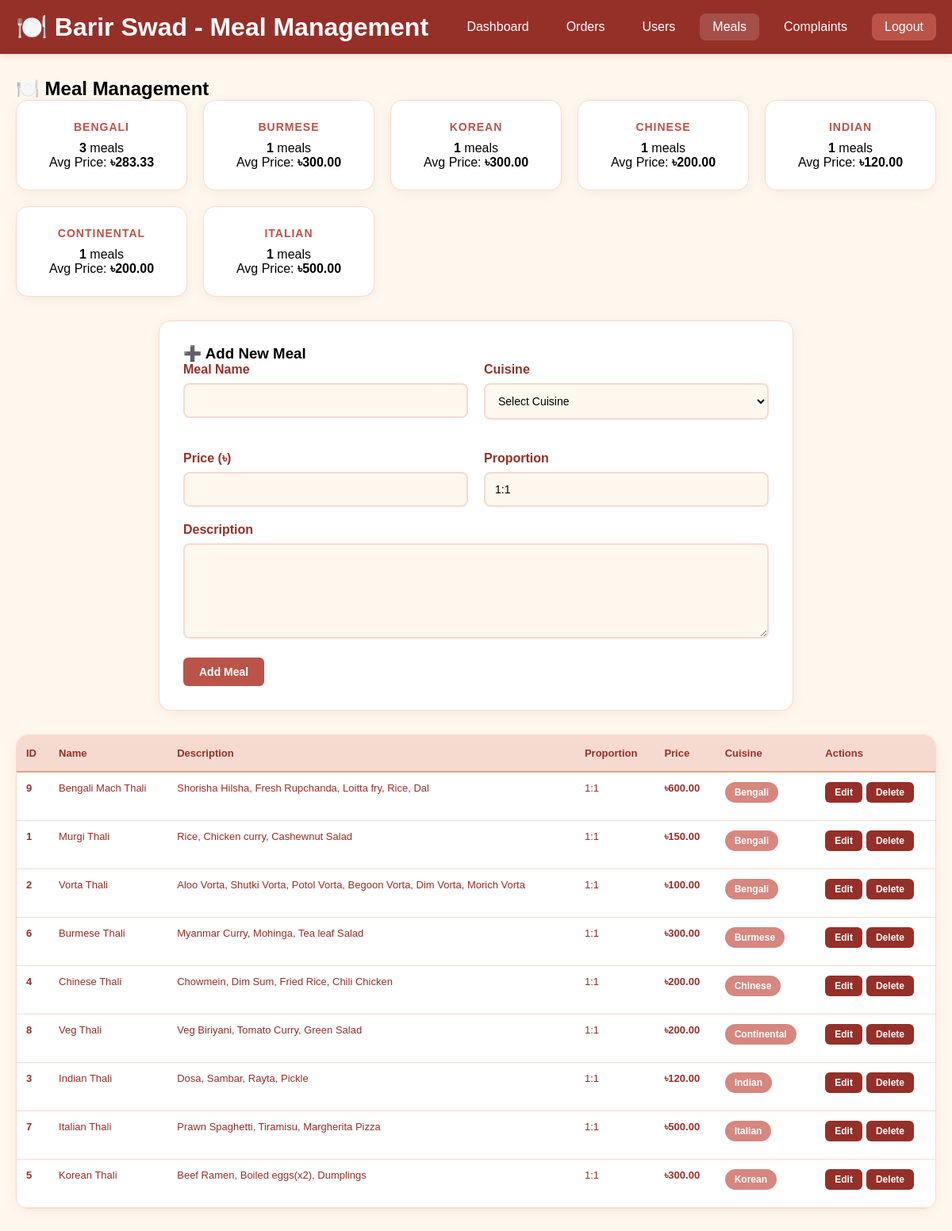
The page /admin_meals.php (signed in) on the database its author committed.
### tables this page shows
CREATE TABLE `meal` (
  `Meal_ID` int(10) NOT NULL,
  `Name` varchar(100) NOT NULL,
  `Description` text NOT NULL,
  `Proportion` varchar(50) NOT NULL,
  `Pricing` decimal(10,2) NOT NULL,
  `Cuisine` varchar(50) NOT NULL,
  `Status` enum('Available','Takes Time','Unavailable') DEFAULT 'Takes Time'
);

### admin_meals.php (the view, shortened to what this page needs)
<?php
require 'dbconnect.php';
$sql = "SELECT * FROM meal ORDER BY Cuisine, Name";
$meals_result = $conn->query($sql);
$cuisine_stats = $conn->query("
    SELECT Cuisine, COUNT(*) as count, AVG(`Pricing`) as avg_price
    FROM meal
    GROUP BY Cuisine
    ORDER BY count DESC
");
?>
<!DOCTYPE html>
<html lang="en">
<head>
    <link rel="stylesheet" href="styles.css">
</head>
<body>
    <header class="admin-header">
        <div class="admin-nav">
            <h1>🍽️ Barir Swad - Meal Management</h1>
            <nav class="nav-links">
                <a href="admin_dash.php">Dashboard</a>
                <a href="admin_orders.php">Orders</a>
                <a href="admin_users.php">Users</a>
                <a href="admin_meals.php" class="active">Meals</a>
                <a href="admin_complaints.php">Complaints</a>
                <a href="admin_logout.php" class="logout-btn">Logout</a>
            </nav>
        </div>
    </header>
    <div class="container">
        <h2>🍽️ Meal Management</h2>
        <div class="stats-cards">
            <?php if ($cuisine_stats->num_rows > 0): ?>
                <?php while($stat = $cuisine_stats->fetch_assoc()): ?>
                    <div class="stat-card">
                        <h3><?= htmlspecialchars($stat['Cuisine']) ?></h3>
                        <p><strong><?= $stat['count'] ?></strong> meals</p>
                        <p>Avg Price: <strong>৳<?= number_format($stat['avg_price'], 2) ?></strong></p>
                    </div>
                <?php endwhile; ?>
            <?php endif; ?>
        </div>
        <div class="add-meal-section">
            <h3>➕ Add New Meal</h3>
            <form method="POST">
                <div class="form-grid">
                    <div class="form-group">
                        <label for="name">Meal Name</label>
                        <input type="text" id="name" name="name" required>
                    </div>
                    <div class="form-group">
                        <label for="cuisine">Cuisine</label>
                        <select id="cuisine" name="cuisine" required>
                            <option value="">Select Cuisine</option>
                        </select>
                    </div>
                    <div class="form-group">
                        <label for="price">Price (৳)</label>
                        <input type="number" id="price" name="price" step="0.01" min="0" required>
                    </div>
                    <div class="form-group">
                        <label for="proportion">Proportion</label>
                        <input type="text" id="proportion" name="proportion" value="1:1" required>
                    </div>
                </div>
                <div class="form-group">
                    <label for="description">Description</label>
                    <textarea id="description" name="description" required></textarea>
                </div>
                <button type="submit" name="add_meal" class="btn-success btn-sm" style="padding: 10px 20px; font-size: 14px;">Add Meal</button>
            </form>
        </div>
        <div class="meals-table">
            <?php if ($meals_result->num_rows > 0): ?>
                <table class="table">
                    <thead>
                        <tr>
                            <th>ID</th>
                            <th>Name</th>
                            <th>Description</th>
                            <th>Proportion</th>
                            <th>Price</th>
                            <th>Cuisine</th>
                            <th>Actions</th>
                        </tr>
                    </thead>
                    <tbody>
                        <?php
                        $meals_result = $conn->query("SELECT * FROM meal ORDER BY Cuisine, Name");
                        while($meal = $meals_result->fetch_assoc()):
                        ?>
                            <tr id="row-<?= $meal['Meal_ID'] ?>">
                                <td><strong><?= $meal['Meal_ID'] ?></strong></td>
                                <td class="meal-name"><?= htmlspecialchars($meal['Name']) ?></td>
                                <td class="meal-desc"><?= htmlspecialchars($meal['Description']) ?></td>
                                <td class="meal-prop"><?= htmlspecialchars($meal['Proportion']) ?></td>
                                <td class="price-cell meal-price">৳<?= number_format($meal['Pricing'], 2) ?></td>
                                <td>
                                    <span class="cuisine-badge <?= strtolower($meal['Cuisine']) ?>">
                                        <?= $meal['Cuisine'] ?>
                                    </span>
                                </td>
                                <td>
                                    <div class="action-buttons">
                                        <button onclick="editMeal(<?= $meal['Meal_ID'] ?>)" class="btn-sm btn-primary">Edit</button>
                                        <form method="POST" style="display: inline;" onsubmit="return confirm('Are you sure you want to delete this meal?')">
                                            <button type="submit" name="delete_meal" class="btn-sm btn-danger">Delete</button>
                                        </form>
                                    </div>
                                </td>
                            </tr>
                        <?php endwhile; ?>
                    </tbody>
                </table>
            <?php endif; ?>
        </div>
    </div>
</body>
</html>

### styles.css (style rules this page uses)
* { margin: 0; padding: 0; box-sizing: border-box; font-family: Arial, sans-serif; }
body { margin: 0; background: #FFF8EE; min-height: 100vh; }
.header, .navbar, .admin-header { background: #953029; color: white; box-shadow: 0 2px 10px rgba(149, 48, 41, 0.15); padding: 15px 0; margin-bottom: 20px; }
.nav, .admin-nav { display: flex; justify-content: space-between; align-items: center; max-width: 1200px; margin: 0 auto; padding: 0 20px; width: 100%; }
.nav-links { display: flex; gap: 15px; align-items: center; }
.nav-links a, .navbar nav a { color: white; text-decoration: none; padding: 8px 16px; border-radius: 8px; font-weight: 500; transition: background 0.3s; }
.nav-links a:hover, .navbar nav a:hover, .nav-links a.active { background: rgba(255,255,255,0.15); }
.logout-btn, .nav-links .logout { background: #BA5448; color: white; padding: 8px 15px; border: none; border-radius: 8px; text-decoration: none; cursor: pointer; transition: background 0.3s; }
.container { max-width: 1200px; margin: 30px auto; padding: 0 20px; }
.stats-grid, .stats-cards { display: grid; grid-template-columns: repeat(auto-fit, minmax(200px, 1fr)); gap: 20px; margin-bottom: 30px; }
.stat-card { background: white; padding: 25px; border-radius: 15px; box-shadow: 0 3px 15px rgba(149, 48, 41, 0.08); text-align: center; transition: transform 0.3s, box-shadow 0.3s; border: 1px solid #F7DACF; }
.stat-card h3 { color: #BA5448; font-size: 14px; text-transform: uppercase; margin-bottom: 10px; letter-spacing: 1px; }
.price, .meal-price, .package-price { font-weight: bold; color: #BA5448; font-size: 18px; margin-bottom: 10px; }
.meal-cuisine, .cuisine-badge, .cuisine-tag { background: #D6877F; color: white; padding: 6px 12px; border-radius: 20px; font-size: 12px; font-weight: 600; display: inline-block; margin-bottom: 10px; }
.btn, button, .submit-btn { background: #953029; color: white; padding: 12px 20px; border-radius: 8px; text-decoration: none; border: none; cursor: pointer; font-size: 14px; font-weight: 600; transition: all 0.3s; display: inline-block; }
.btn-primary { background: #953029; }
.btn-success, .btn-order { background: #BA5448; }
.btn-danger { background: #953029; }
.btn-sm, .btn.small { padding: 6px 12px; font-size: 12px; border-radius: 6px; }
.action-buttons { display: flex; gap: 5px; flex-wrap: wrap; }
.form-container, .booking-section, .add-meal-section, .review-form-section, .profile-form { background: white; padding: 30px; border-radius: 15px; box-shadow: 0 3px 15px rgba(149, 48, 41, 0.08); margin: 30px auto; max-width: 800px; border: 1px solid #F7DACF; }
.booking-form, .form-grid { display: grid; grid-template-columns: 1fr 1fr; gap: 20px; }
.form-group, .form-group-full { margin-bottom: 20px; }
.form-group label { display: block; margin-bottom: 8px; font-weight: 600; color: #953029; }
.form-group input, .form-group select, .form-group textarea, input, textarea, select, #description { width: 100%; padding: 12px; border: 2px solid #F7DACF; border-radius: 8px; font-size: 14px; transition: all 0.3s; box-sizing: border-box; font-family: Arial, sans-serif; background: #FFF8EE; }
.form-group textarea, textarea { min-height: 80px; resize: vertical; }
#description { height: 120px; }
.table { width: 100%; border-collapse: collapse; background: white; }
.reviews-table, .catering-table, .meals-table, .orders-table, .users-table { background: white; border-radius: 15px; box-shadow: 0 3px 15px rgba(149, 48, 41, 0.08); overflow: hidden; margin-bottom: 20px; border: 1px solid #F7DACF; }
.table th { background: #F7DACF; color: #953029; padding: 15px 12px; text-align: left; border-bottom: 2px solid #E2A48A; font-weight: 600; font-size: 13px; }
.table td { padding: 12px; border-bottom: 1px solid #F7DACF; vertical-align: top; font-size: 13px; color: #953029; }

### rows shown on the page
meal: Meal_ID "9", Name "Bengali Mach Thali", Description "Shorisha Hilsha, Fresh Rupchanda, Loitta fry, Rice, Dal", Proportion "1:1", Pricing "600.00", Cuisine "Bengali"
meal: Meal_ID "1", Name "Murgi Thali", Description "Rice, Chicken curry, Cashewnut Salad", Proportion "1:1", Pricing "150.00", Cuisine "Bengali"
meal: Meal_ID "2", Name "Vorta Thali", Description "Aloo Vorta, Shutki Vorta, Potol Vorta, Begoon Vorta, Dim Vorta, Morich Vorta", Proportion "1:1", Pricing "100.00", Cuisine "Bengali"
meal: Meal_ID "6", Name "Burmese Thali", Description "Myanmar Curry, Mohinga, Tea leaf Salad", Proportion "1:1", Pricing "300.00", Cuisine "Burmese"
meal: Meal_ID "4", Name "Chinese Thali", Description "Chowmein, Dim Sum, Fried Rice, Chili Chicken", Proportion "1:1", Pricing "200.00", Cuisine "Chinese"
meal: Meal_ID "8", Name "Veg Thali", Description "Veg Biriyani, Tomato Curry, Green Salad", Proportion "1:1", Pricing "200.00", Cuisine "Continental"
meal: Meal_ID "3", Name "Indian Thali", Description "Dosa, Sambar, Rayta, Pickle", Proportion "1:1", Pricing "120.00", Cuisine "Indian"
meal: Meal_ID "7", Name "Italian Thali", Description "Prawn Spaghetti, Tiramisu, Margherita Pizza", Proportion "1:1", Pricing "500.00", Cuisine "Italian"
meal: Meal_ID "5", Name "Korean Thali", Description "Beef Ramen, Boiled eggs(x2), Dumplings", Proportion "1:1", Pricing "300.00", Cuisine "Korean"

### other values the page prints
$stat['Cuisine'] "BENGALI"
$stat['count'] "3"
$stat['avg_price'] "283.33"
$stat['Cuisine'] "BURMESE"
$stat['count'] "1"
$stat['avg_price'] "300.00"
$stat['Cuisine'] "KOREAN"
$stat['Cuisine'] "CHINESE"
$stat['avg_price'] "200.00"
$stat['Cuisine'] "INDIAN"
$stat['avg_price'] "120.00"
$stat['Cuisine'] "CONTINENTAL"
$stat['Cuisine'] "ITALIAN"
$stat['avg_price'] "500.00"
